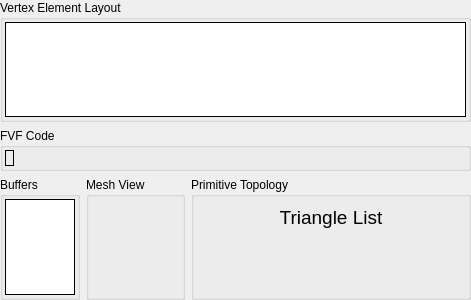
         <widget class="QWidget" name="iaScrollContents">
          <property name="geometry">
           <rect>
            <x>0</x>
            <y>0</y>
            <width>454</width>
            <height>300</height>
           </rect>
          </property>
          <layout class="QGridLayout" name="iaScrollLayout">
           <property name="leftMargin">
            <number>0</number>
           </property>
           <property name="topMargin">
            <number>0</number>
           </property>
           <property name="rightMargin">
            <number>0</number>
           </property>
           <property name="bottomMargin">
            <number>0</number>
           </property>
           <item row="0" column="0" colspan="3">
            <widget class="QGroupBox" name="attribGroup">
             <property name="sizePolicy">
              <sizepolicy hsizetype="Expanding" vsizetype="Expanding">
               <horstretch>0</horstretch>
               <verstretch>0</verstretch>
              </sizepolicy>
             </property>
             <property name="title">
              <string>Vertex Element Layout</string>
             </property>
             <layout class="QHBoxLayout" name="attribGroupLayout">
              <property name="leftMargin">
               <number>2</number>
              </property>
              <property name="topMargin">
               <number>2</number>
              </property>
              <property name="rightMargin">
               <number>2</number>
              </property>
              <property name="bottomMargin">
               <number>2</number>
              </property>
              <item>
               <widget class="RDTreeWidget" name="iaLayouts">
                <property name="frameShape">
                 <enum>QFrame::Box</enum>
                </property>
                <property name="frameShadow">
                 <enum>QFrame::Plain</enum>
                </property>
                <property name="editTriggers">
                 <set>QAbstractItemView::NoEditTriggers</set>
                </property>
                <property name="showDropIndicator" stdset="0">
                 <bool>false</bool>
                </property>
                <property name="indentation">
                 <number>0</number>
                </property>
                <property name="rootIsDecorated">
                 <bool>false</bool>
                </property>
                <property name="itemsExpandable">
                 <bool>false</bool>
                </property>
                <property name="allColumnsShowFocus">
                 <bool>true</bool>
                </property>
                <property name="expandsOnDoubleClick">
                 <bool>false</bool>
                </property>
                <attribute name="headerStretchLastSection">
                 <bool>false</bool>
                </attribute>
               </widget>
              </item>
             </layout>
            </widget>
           </item>
           <item row="1" column="0" colspan="3">
            <widget class="QGroupBox" name="fvfGroup">
             <property name="title">
              <string>FVF Code</string>
             </property>
             <layout class="QHBoxLayout" name="fvfGroupLayout">
              <property name="leftMargin">
               <number>2</number>
              </property>
              <property name="topMargin">
               <number>2</number>
              </property>
              <property name="rightMargin">
               <number>2</number>
              </property>
              <property name="bottomMargin">
               <number>2</number>
              </property>
              <item>
               <widget class="QLabel" name="iaFVF">
                <property name="frameShape">
                 <enum>QFrame::Box</enum>
                </property>
                <property name="text">
                 <string/>
                </property>
               </widget>
              </item>
              <item>
               <spacer name="fvfSpacer">
                <property name="orientation">
                 <enum>Qt::Horizontal</enum>
                </property>
                <property name="sizeHint" stdset="0">
                 <size>
                  <width>0</width>
                  <height>0</height>
                 </size>
                </property>
               </spacer>
              </item>
             </layout>
            </widget>
           </item>
           <item row="2" column="0">
            <widget class="QGroupBox" name="buffersGroup">
             <property name="sizePolicy">
              <sizepolicy hsizetype="Expanding" vsizetype="Expanding">
               <horstretch>0</horstretch>
               <verstretch>0</verstretch>
              </sizepolicy>
             </property>
             <property name="title">
              <string>Buffers</string>
             </property>
             <layout class="QHBoxLayout" name="buffersGroupLayout">
              <property name="spacing">
               <number>2</number>
              </property>
              <property name="leftMargin">
               <number>2</number>
              </property>
              <property name="topMargin">
               <number>2</number>
              </property>
              <property name="rightMargin">
               <number>2</number>
              </property>
              <property name="bottomMargin">
               <number>2</number>
              </property>
              <item>
               <widget class="RDTreeWidget" name="iaBuffers">
                <property name="frameShape">
                 <enum>QFrame::Box</enum>
                </property>
                <property name="frameShadow">
                 <enum>QFrame::Plain</enum>
                </property>
                <property name="editTriggers">
                 <set>QAbstractItemView::NoEditTriggers</set>
                </property>
                <property name="showDropIndicator" stdset="0">
                 <bool>false</bool>
                </property>
                <property name="indentation">
                 <number>0</number>
                </property>
                <property name="rootIsDecorated">
                 <bool>false</bool>
                </property>
                <property name="itemsExpandable">
                 <bool>false</bool>
                </property>
                <property name="allColumnsShowFocus">
                 <bool>true</bool>
                </property>
                <property name="expandsOnDoubleClick">
                 <bool>false</bool>
                </property>
                <attribute name="headerStretchLastSection">
                 <bool>false</bool>
                </attribute>
               </widget>
              </item>
             </layout>
            </widget>
           </item>
           <item row="2" column="1">
            <widget class="QGroupBox" name="meshViewGroup">
             <property name="sizePolicy">
              <sizepolicy hsizetype="Preferred" vsizetype="Preferred">
               <horstretch>0</horstretch>
               <verstretch>0</verstretch>
              </sizepolicy>
             </property>
             <property name="title">
              <string>Mesh View</string>
             </property>
             <layout class="QVBoxLayout" name="meshViewLayout">
              <item>
               <widget class="RDLabel" name="meshView">
                <property name="sizePolicy">
                 <sizepolicy hsizetype="Maximum" vsizetype="Preferred">
                  <horstretch>0</horstretch>
                  <verstretch>0</verstretch>
                 </sizepolicy>
                </property>
                <property name="minimumSize">
                 <size>
                  <width>75</width>
                  <height>75</height>
                 </size>
                </property>
                <property name="cursor">
                 <cursorShape>PointingHandCursor</cursorShape>
                </property>
                <property name="toolTip">
                 <string>View the mesh input data</string>
                </property>
                <property name="pixmap">
                 <pixmap resource="../../Resources/resources.qrc">:/wireframe_mesh.png</pixmap>
                </property>
                <property name="scaledContents">
                 <bool>true</bool>
                </property>
               </widget>
              </item>
             </layout>
            </widget>
           </item>
           <item row="2" column="2">
            <widget class="QGroupBox" name="topologyGroup">
             <property name="sizePolicy">
              <sizepolicy hsizetype="Preferred" vsizetype="Preferred">
               <horstretch>0</horstretch>
               <verstretch>0</verstretch>
              </sizepolicy>
             </property>
             <property name="title">
              <string>Primitive Topology</string>
             </property>
             <layout class="QVBoxLayout" name="topologyLayout">
              <item>
               <widget class="QLabel" name="topology">
                <property name="font">
                 <font>
                  <pointsize>14</pointsize>
                 </font>
                </property>
                <property name="text">
                 <string>Triangle List</string>
                </property>
                <property name="alignment">
                 <set>Qt::AlignHCenter|Qt::AlignTop</set>
                </property>
               </widget>
              </item>
              <item>
               <widget class="QLabel" name="topologyDiagram">
                <property name="sizePolicy">
                 <sizepolicy hsizetype="Preferred" vsizetype="MinimumExpanding">
                  <horstretch>0</horstretch>
                  <verstretch>0</verstretch>
                 </sizepolicy>
                </property>
                <property name="minimumSize">
                 <size>
                  <width>256</width>
                  <height>0</height>
                 </size>
                </property>
                <property name="text">
                 <string/>
                </property>
                <property name="pixmap">
                 <pixmap resource="../../Resources/resources.qrc">:/topologies/topo_trilist.svg</pixmap>
                </property>
                <property name="alignment">
                 <set>Qt::AlignCenter</set>
                </property>
               </widget>
              </item>
             </layout>
            </widget>
           </item>
          </layout>
         </widget>
